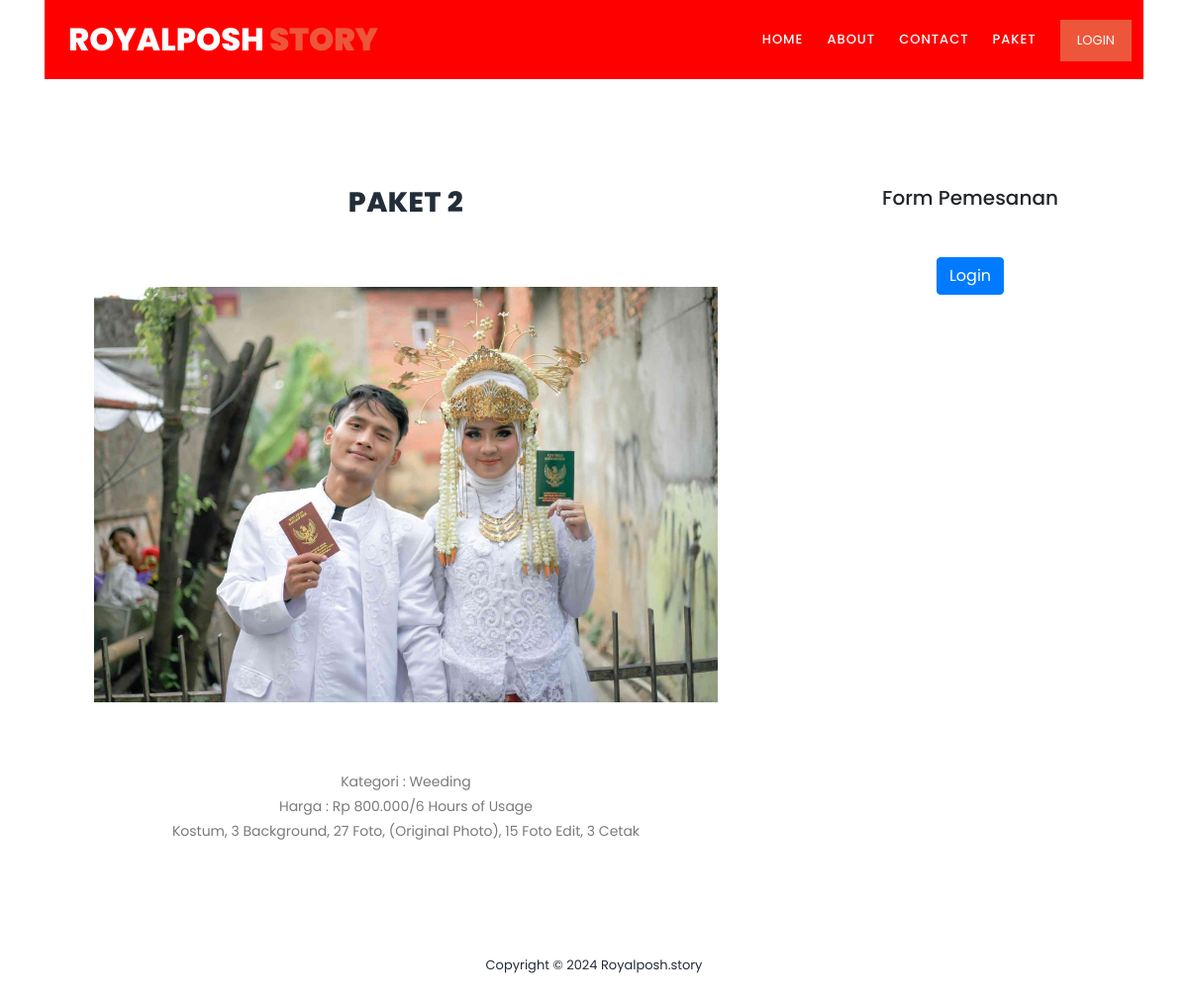
Page /paket/2 on the committed database.
### tables this page shows
CREATE TABLE `packets` (
  `id_packet` bigint UNSIGNED NOT NULL,
  `packet_name` varchar(150) DEFAULT NULL,
  `id_kategori` int NOT NULL,
  `packet_duration` varchar(150) DEFAULT NULL,
  `packet_price` int UNSIGNED DEFAULT NULL,
  `packet_description` text,
  `membership` varchar(11) DEFAULT NULL,
  `created_at` datetime DEFAULT CURRENT_TIMESTAMP,
  `updated_at` datetime DEFAULT NULL ON UPDATE CURRENT_TIMESTAMP
);

CREATE TABLE `kategori` (
  `id_kategori` int NOT NULL,
  `nama` varchar(60) NOT NULL
);

### application/controllers/PageController.php (called while the page is built, shortened)
<?php
class PageController extends CI_Controller
{
	public function __construct()
	{
		$this->load->model('PaketModel', 'paket');
		$this->load->model('M_booking', 'booking');
	}
	public function detail_paket($id = NULL)
	{
		$paket = $this->paket->find($id);
		$data = [
			'content' => 'frontend/pages/detail_paket',
			'paket' => $paket,
			'judul' => $paket->packet_name
		];
		$this->load->view('frontend/app', $data);
	}
}

### index.php (called while the page is built, shortened)
<?php
require_once BASEPATH.'core/CodeIgniter.php';

### application/models/PaketModel.php (called while the page is built, shortened)
<?php
class PaketModel extends CI_Model
{
	var $table = 'packets';
	public function find($id_packet)
	{
		$this->db->select('packets.*, kategori.nama as kategori_nama,
                       (SELECT packet_images.image_name
                        FROM packet_images
                        WHERE packet_images.packet_id = packets.id_packet
                        ORDER BY packet_images.id_packet_images ASC
                        LIMIT 1) as first_image');
		$this->db->from($this->table);
		$this->db->join('kategori', 'kategori.id_kategori = packets.id_kategori', 'left');
		$this->db->where('packets.id_packet', $id_packet);
		$query = $this->db->get();
		return $query->row();
	}
}

### application/views/frontend/pages/detail_paket.php (the view, shortened to what this page needs)
<section class="section mt-5" id="trainers">
	<div class="container">
		<div class="row justify-content-center mt-5">
			<div class="col-lg-8">
				<div class="section-heading">
					<h2 class="text-center mb-5"><?= $paket->packet_name ?></h2>
					<div class="text-center">
						<img src="<?= base_url('assets/img/packets/') . $paket->first_image ?>" alt="line decoration" class="img-fluid" style="max-height:420px">
					</div>
					<div class="mt-5 text-center">
						<p class="">Kategori : <?= $paket->kategori_nama ?></p>
						<p class="">Harga : Rp <?= number_format($paket->packet_price, 0, ',', '.') . '/' . $paket->packet_duration ?></p>
						<p>
							<?= $paket->packet_description ?>
						</p>
					</div>
				</div>
			</div>
			<div class="col-md-4">
				<div class="section-heading">
					<h5 class="text-center mb-5">Form Pemesanan</h5>
					<?php if ($this->session->userdata('name')) : ?>
						<form action="<?= base_url('customer/proses-booking') ?>" method="post" class="mt-5">
							<input type="text" name="id_packet" value="<?= $paket->id_packet ?>" hidden>
							<div class='form-group mb-3 text-left'>
								<label for='nama' class='mb-2 text-left'>Nama <span class='text-danger'>*</span></label>
								<input type='text' name='nama' class='form-control <?php if (form_error('nama')) : ?> is-invalid <?php endif; ?>' value="<?= $this->session->userdata('name') ?>" disabled>
								<?php if (form_error('nama')) : ?>
									<div class='invalid-feedback'>
										<?= form_error('nama') ?>
									</div>
								<?php endif; ?>
							</div>
							<div class='form-group mb-3 text-left'>
								<label for='email' class='mb-2'>Email <span class='text-danger'>*</span></label>
								<input type='text' name='email' class='form-control <?php if (form_error('email')) : ?> is-invalid <?php endif; ?>' value="<?= $this->session->userdata('email') ?>" disabled>
								<?php if (form_error('email')) : ?>
									<div class='invalid-feedback'>
										<?= form_error('email') ?>
									</div>
								<?php endif; ?>
							</div>
							<div class='form-group mb-3 text-left'>
								<label for='tanggal' class='mb-2'>Tanggal dan Waktu <span class='text-danger'>*</span></label>
								<input type='text' id='tanggal_booking' name='tanggal' class='form-control' <?php if (form_error('tanggal')) : ?> is-invalid <?php endif; ?>>
								<?php if (form_error('tanggal')) : ?>
									<div class='invalid-feedback'>
										<?= form_error('tanggal') ?>
									</div>
								<?php endif; ?>
							</div>
							<div class='form-group mb-3 text-left'>
								<label for='alamat' class='mb-2'>Alamat <span class='text-danger'>*</span></label>
								<textarea name='alamat' class='form-control <?php if (form_error('alamat')) : ?> is-invalid <?php endif; ?>' id='alamat' cols='10' rows='3'></textarea>
								<p class="small">Note : Jika Anda berada di luar kota Purwakarta, Jawa Barat, biaya transportasi akan ditanggung oleh pemesan diluar dari harga jasa.</p>
								<?php if (form_error('alamat')) : ?>
									<div class='invalid-feedback'>
										<?= form_error('alamat') ?>
									</div>
								<?php endif; ?>
							</div>
							<div class='form-group mb-3 text-left'>
								<label for='jumlah_pembayaran' class='mb-2'>Jumlah Pembayaran <span class='text-danger'>*</span></label>
								<select name="jumlah_pembayaran" id="jumlah_pembayaran" class="form-control <?php if (form_error('alamat')) : ?> is-invalid <?php endif; ?>">
									<option value="">Pilih Jumlah Pembayaran</option>
									<option value="1">1 Kali</option>
									<option value="2">2 Kali</option>
								</select>
								<?php if (form_error('jumlah_pembayaran')) : ?>
									<div class='invalid-feedback'>
										<?= form_error('jumlah_pembayaran') ?>
									</div>
								<?php endif; ?>
							</div>
							<div class="form-group">
								<button class="btn btn-primary btn-block">Pesan Sekarang</button>
							</div>
						</form>
					<?php else : ?>
						<a href="<?= base_url('login') ?>" class="btn btn-primary">Login</a>
					<?php endif; ?>
				</div>
			</div>
		</div>
	</div>
</section>

### assets/frontend/css/templatemo-training-studio.css (style rules this page uses)
html, body, div, span, applet, object, iframe, h1, h2, h3, h4, h5, h6, p, blockquote, div pre, a, abbr, acronym, address, big, cite, code, del, dfn, em, font, img, ins, kbd, q, s, samp, small, strike, strong, sub, sup, tt, var, b, u, i, center, dl, dt, dd, ol, ul, li, figure, header, nav, section, article, aside, footer, figcaption { margin: 0; padding: 0; border: 0; outline: 0; }
header, nav, section, article, aside, footer, hgroup { display: block; }
* { box-sizing: border-box; }
html, body { font-family: 'Poppins', sans-serif; font-weight: 400; background-color: #fff; font-size: 16px; -ms-text-size-adjust: 100%; -webkit-font-smoothing: antialiased; -moz-osx-font-smoothing: grayscale; }
a { text-decoration: none !important; }
h1, h2, h3, h4, h5, h6 { margin-top: 0px; margin-bottom: 0px; }
p { font-size: 14px; line-height: 25px; color: #7a7a7a; }
html, body { background: #fff; font-family: 'Poppins', sans-serif; }
.section-heading { text-align: center; margin-top: 140px; margin-bottom: 80px; }
.section-heading h2 { font-size: 28px; font-weight: 800; color: #232d39; text-transform: uppercase; letter-spacing: 0.5px; margin-top: 0px; margin-bottom: 0px; }
.section-heading img { margin: 20px auto; }

### rows in the picture
packets: packet_name "PAKET 2", id_kategori.nama "Weeding", packet_price "800.000", packet_duration "6 Hours of Usage", packet_description "Kostum, 3 Background, 27 Foto, (Original Photo), 15 Foto Edit, 3 Cetak"
